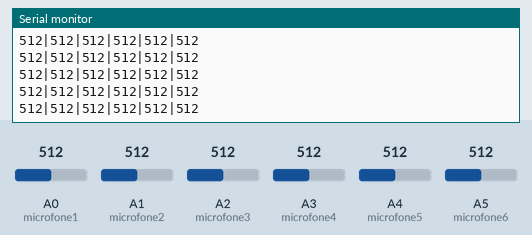
Simulated run of this sketch. Board: Arduino Uno, built with avr-gcc and run on an emulated ATmega328P. On the bench: the last lines printed to the serial monitor. The test bench sets the inputs (shaded band); at power-on: A0 (microfone1) = 512, A1 (microfone2) = 512, A2 (microfone3) = 512, A3 (microfone4) = 512, A4 (microfone5) = 512, A5 (microfone6) = 512.

Above: at 8.7 s.
8.8 s: A0 (microfone1) set to 109
At 8.81 s:
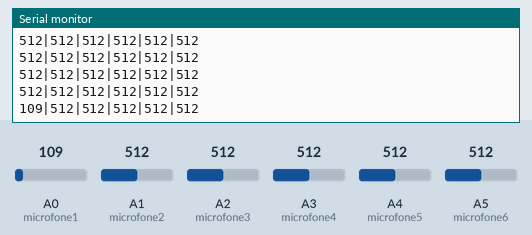
10.3 s: A0 (microfone1) set to 90
At 10.32 s:
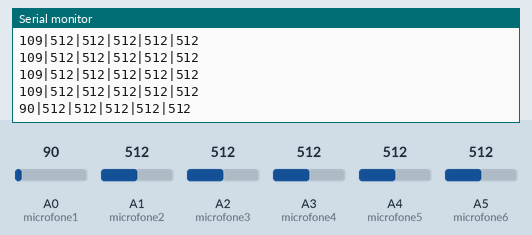
Timing chart, 0 to 12.8 s (numbered marks = the images above; inputs shaded):
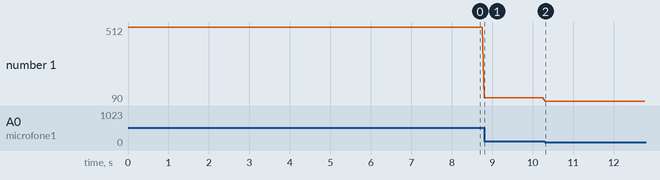

Measured:
- after the input at 8.8 s, the serial monitor: prints a new line at once (image 1)
- after the input at 10.3 s, the serial monitor: prints a new line at once (image 2)
- plotted number 1: 512 → 109 after the input at 8.8 s, 109 → 90 after the input at 10.3 s

The sketch:

Sensores.ino
```cpp
#include <SoftwareSerial.h> // Biblioteca SoftwareSerial

//Definicao pinos dos sensores sensor
int microfone1 = A0;
int microfone2 = A1;
int microfone3 = A2;
int microfone4 = A3;
int microfone5 = A4;
int microfone6 = A5;

SoftwareSerial comunicacaoESP(8, 9); // objeto para comunicação serial com o ESP8266 nas Portas 8(RX) e 9(TX)
// Define que o modulo ira utilizar a serial comunicacaoESP
//ESP8266 wifi(comunicacaoESP);
//Define as Variávei que ´ra receber os valores dos microfones
int valor_micro1 = 0;
int valor_micro2 = 0;
int valor_micro3 = 0;
int valor_micro4 = 0;
int valor_micro5 = 0;
int valor_micro6 = 0;

void setup()
{
  Serial.begin(115200);
  comunicacaoESP.begin(115200);
  //Define pinos dos sensores como entrada.
  pinMode(microfone1, INPUT);
  pinMode(microfone2, INPUT);
  pinMode(microfone3, INPUT);
  pinMode(microfone4, INPUT);
  pinMode(microfone5, INPUT);
  pinMode(microfone6, INPUT);
}

void loop()
{
  //As variaveis recebem os valores passados pelas portas analógicas.
  valor_micro1 = analogRead(microfone1);
  valor_micro2 = analogRead(microfone2);
  valor_micro3 = analogRead(microfone3);
  valor_micro4 = analogRead(microfone4);
  valor_micro5 = analogRead(microfone5);
  valor_micro6 = analogRead(microfone6);
  String valores = "";
  valores += valor_micro1;
  valores += "|";
  valores += valor_micro2;
  valores += "|";
  valores += valor_micro3;
  valores += "|";
  valores += valor_micro4;
  valores += "|";
  valores += valor_micro5;
  valores += "|";
  valores += valor_micro6;
  Serial.println(valores);
  comunicacaoESP.println(valores);
  delay(50);
}
```
